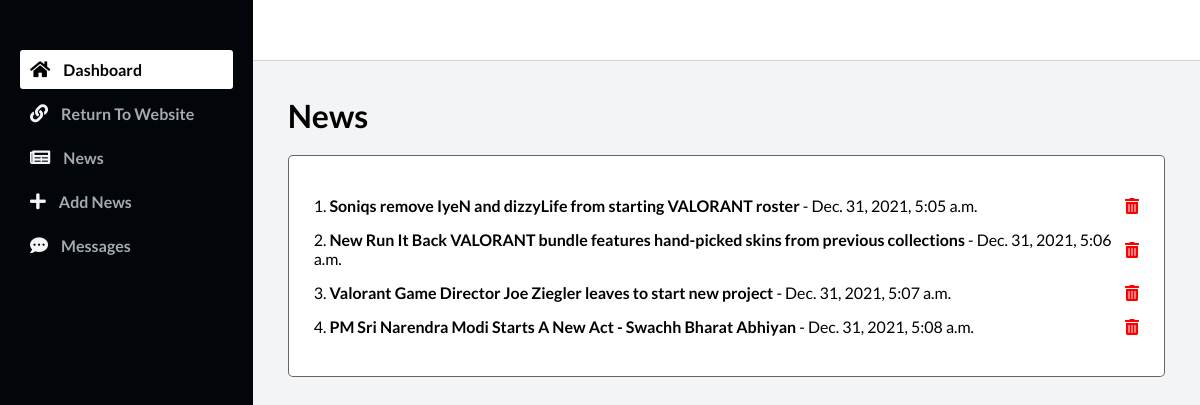
Screenshot of /admin_dashboard/news/ with the database file from the repository.
### main/models.py (models this page shows, shortened)
class News(models.Model):
    title = models.TextField()
    description = models.TextField(blank=True, null=True)
    video = models.FileField(upload_to="news_video/")
    thumbnail = models.ImageField(upload_to="news_thumbnail/")
    uploaded_on = models.DateTimeField(auto_now_add=True)
    uploaded_by = models.ForeignKey(User, on_delete=models.CASCADE)

### admin_dashboard/views.py (the view)
# urls.py: path('news/', views.news, name="news"),
def news(request):
    return render(request, "Admin/news.html", {"news":News.objects.all()})

### Templates/Admin/news.html (shortened to what this page needs)
{% extends "admin_base.html" %}
{% block body %}
<div class="main__container">
    <div class="space-between">
        <h1>News</h1>
    </div>
    <div class="container-div" style="margin-top: 20px;">
        {% for i in news %}
        <div class="space-between" onclick="window.location.href='/admin_dashboard/news_details/{{i.id}}'">
            <p>{{forloop.counter}}. <b>{{i.title}}</b> - {{i.uploaded_on}}</p>
            <a href="/admin_dashboard/news_delete/{{i.id}}"><i class="fas fa-trash-alt" style="color: red;"></i></a>
        </div>
        {% endfor %}
    </div>
</div>
{% endblock body %}

### Templates/admin_base.html (shortened to what this page needs)
<!DOCTYPE html>
<html lang="en">
  <head>
    <link
      rel="stylesheet"
      href="https://stackpath.bootstrapcdn.com/font-awesome/4.7.0/css/font-awesome.min.css"
    />
    <link rel="stylesheet" href="https://cdnjs.cloudflare.com/ajax/libs/font-awesome/5.15.4/css/all.min.css" />
  </head>
  <body id="body">
    <div class="container">
      <nav class="navbar">
      </nav>
      <main>
        {% block body %}
        {% endblock body %}
      </main>
      <div id="sidebar">
        <div class="sidebar__menu">
          <div class="sidebar__link active_menu_link">
            <i class="fa fa-home"></i>
            <a href="/admin_dashboard">Dashboard</a>
          </div>
          <div class="sidebar__link">
            <i class="fa fa-link"></i>
            <a href="/">Return To Website</a>
          </div>
          <div class="sidebar__link">
            <i class="fa fa-newspaper" aria-hidden="true"></i>
            <a href="/admin_dashboard/news">News</a>
          </div>
          <div class="sidebar__link">
            <i class="fas fa-plus" aria-hidden="true"></i>
            <a href="/admin_dashboard/add_news">Add News</a>
          </div>
          <div class="sidebar__link">
            <i class="fas fa-comment-dots" aria-hidden="true"></i>
            <a href="/admin_dashboard/messages">Messages</a>
          </div>
          </div>
        </div>
      </div>
  </body>
</html>

### Templates/admin_base.html (style rules this page uses)
* { margin: 0; padding: 0; }
body { box-sizing: border-box; font-family: "Lato", sans-serif; }
.container { display: grid; height: 100vh; grid-template-columns: 0.8fr 1fr 1fr 1fr; grid-template-rows: 0.2fr 3fr; grid-template-areas: "sidebar nav nav nav" "sidebar main main main"; }
.navbar { background: #ffffff; grid-area: nav; height: 60px; display: flex; align-items: center; justify-content: space-between; padding: 0 30px 0 30px; border-bottom: 1px solid lightgray; }
main { background: #f3f4f6; grid-area: main; overflow-y: auto; }
.main__container { padding: 20px 35px; }
#sidebar { background: #020509; grid-area: sidebar; overflow-y: auto; padding: 20px; -webkit-transition: all 0.5s; transition: all 0.5s; }
.sidebar__link { color: #f3f4f6; padding: 10px; border-radius: 3px; margin-bottom: 5px; }
.active_menu_link { background: white; color: black; }
.active_menu_link a { color: black!important; }
.sidebar__link > a { text-decoration: none; color: #a5aaad; font-weight: 700; }
.sidebar__link > i { margin-right: 10px; font-size: 18px; }
.container-div { padding: 25px; background-color: white; border-radius: 5px; box-shadow: 0 0 5PX 0 rgba(0, 0, 0, 0.287); }

### Templates/Admin/news.html (style rules this page uses)
.space-between { margin: 15px 0px; display: flex; align-items: center; justify-content: space-between; }
.container-div { border: 1px solid rgba(0,0,0,0.600); box-shadow: none; }

### rows the page displays
News: title "Soniqs remove IyeN and dizzyLife from starting VALORANT roster", uploaded_on "Dec. 31, 2021, 5:05 a.m."
News: title "New Run It Back VALORANT bundle features hand-picked skins from previous collections", uploaded_on "Dec. 31, 2021, 5:06 a.m."
News: title "Valorant Game Director Joe Ziegler leaves to start new project", uploaded_on "Dec. 31, 2021, 5:07 a.m."
News: title "PM Sri Narendra Modi Starts A New Act - Swachh Bharat Abhiyan", uploaded_on "Dec. 31, 2021, 5:08 a.m."
